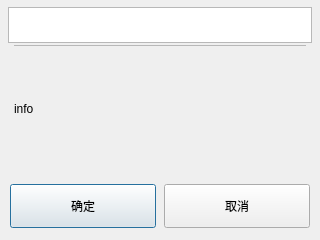
<?xml version='1.0' encoding='utf-8'?>
<ui version="4.0">
 <class>OKDialog</class>
 <widget class="QDialog" name="OKDialog">
  <property name="enabled">
   <bool>true</bool>
  </property>
  <property name="geometry">
   <rect>
    <x>0</x>
    <y>0</y>
    <width>320</width>
    <height>240</height>
   </rect>
  </property>
  <property name="windowTitle">
   <string>OKDialog</string>
  </property>
  <widget class="QLabel" name="info">
   <property name="geometry">
    <rect>
     <x>14</x>
     <y>54</y>
     <width>292</width>
     <height>110</height>
    </rect>
   </property>
   <property name="text">
    <string>info</string>
   </property>
  </widget>
  <widget class="QGraphicsView" name="title">
   <property name="geometry">
    <rect>
     <x>8</x>
     <y>7</y>
     <width>304</width>
     <height>36</height>
    </rect>
   </property>
  </widget>
  <widget class="QPushButton" name="confirm_button">
   <property name="geometry">
    <rect>
     <x>10</x>
     <y>184</y>
     <width>146</width>
     <height>44</height>
    </rect>
   </property>
   <property name="text">
    <string>确定</string>
   </property>
  </widget>
  <widget class="QPushButton" name="cancel_button">
   <property name="geometry">
    <rect>
     <x>164</x>
     <y>184</y>
     <width>146</width>
     <height>44</height>
    </rect>
   </property>
   <property name="text">
    <string>取消</string>
   </property>
  </widget>
  <widget class="QGraphicsView" name="splite">
   <property name="geometry">
    <rect>
     <x>14</x>
     <y>45</y>
     <width>292</width>
     <height>1</height>
    </rect>
   </property>
  </widget>
 </widget>
 <resources />
 <connections />
</ui>
